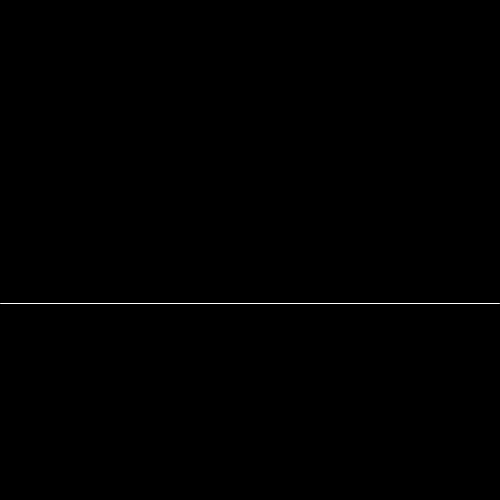
Frame 1 (no input)
Frame 60 (the mouse pressed at the canvas centre just before this capture): identical to frame 1, image omitted
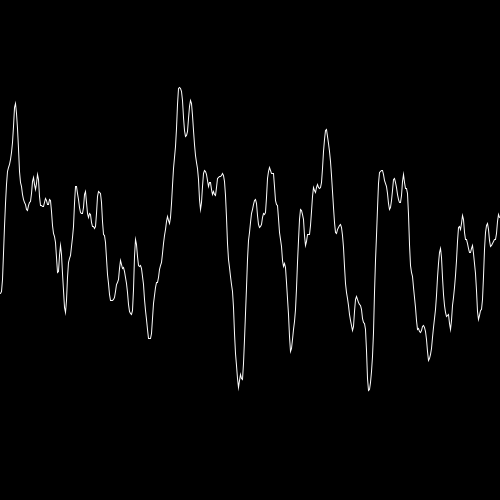
Frame 120 (the mouse held since frame 60 and released just before this capture)

The Processing sketch that drew these frames (run headless with seeded random() and noise(); from frame 60 on, the mouse is pressed at the canvas centre):

// Processing sketch: noise
// ── noise.pde

float scale;
float scaleMax = 0.1;
float scaleY;


void setup() {
  size(500, 500);
  stroke(255);
  noFill();
}

void draw() {
  noise2d();
}

/*
 * Plot noise x against x
 */
void noise1d() {
  background(0);

  // mouseX controls how quickly to move through the perlin noise space
  scale = map(mouseX, 0, width, 0, scaleMax);

  beginShape();
  for (int i=0; i<width; i++) {
    float x = i;
    // mouseY explores the second dimension of noise space
    float y = noise(i*scale, mouseY*scale)*height;
    vertex(x, y);
  }
  endShape();
}

void noise2d() {
  background(0);

  // mouseX controls how quickly to move through the perlin noise space
  scale = map(mouseX, 0, width, 0, scaleMax);
  scaleY = map(mouseY, 0, height, 0, scaleMax);

  beginShape();
  for (int i=0; i<width; i++) {
    float x = i;
    // consider a fixed scaling for frameCount so animation is smooth and consistent
    // otherwise 
    float y = noise(i*scale, frameCount*scaleY)*height;
    vertex(x, y);
  }
  endShape();
}
